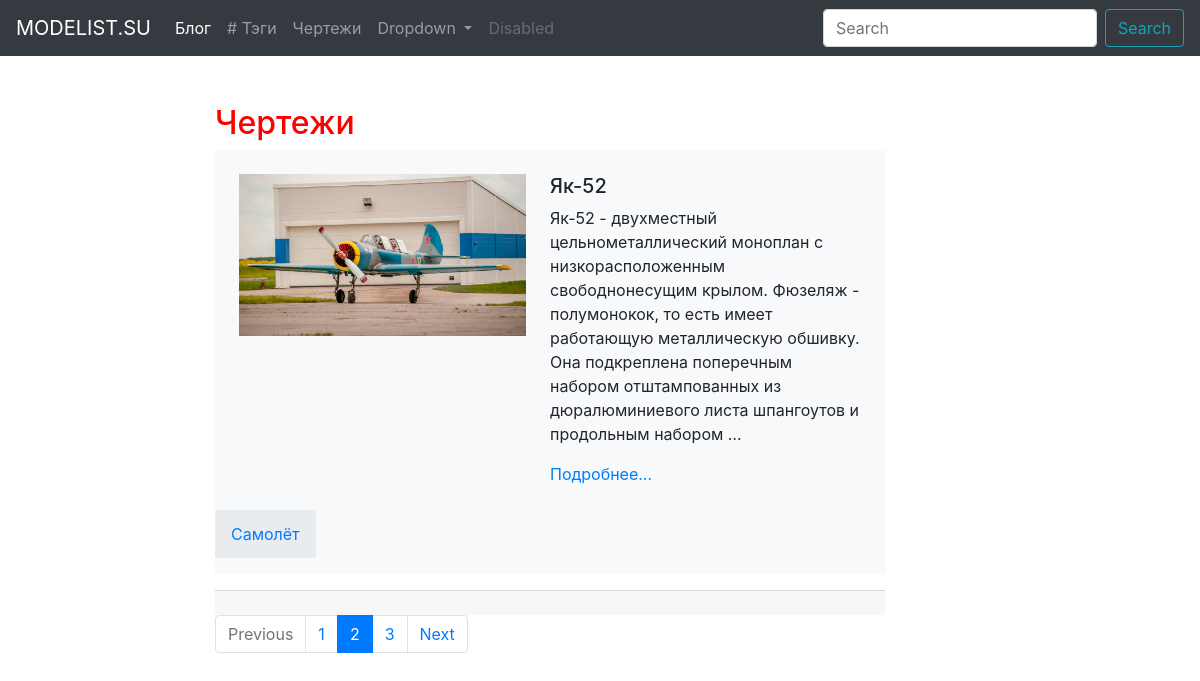
Page /archive/plans/?page=2 on the committed database.
### archive/models.py (models this page shows, shortened)
class Plan(models.Model):
    name = models.CharField(max_length=100, db_index=True)
    slug = models.SlugField(max_length=150, unique=True)
    description = models.TextField(blank=True, db_index=True)
    author = models.CharField(max_length=50, blank=True)
    image = models.ImageField(upload_to='plans/images')
    file = models.FileField(upload_to='plans/files')
    date_pub = models.DateField(auto_now_add=True)
    tags = models.ManyToManyField('Tag', related_name='plans', blank=True)
    def get_absolute_url(self):
        return reverse('plan_detail_url', kwargs={'slug': self.slug})
    class Meta:
        ordering = ['-date_pub']

class Tag(models.Model):
    name = models.CharField(max_length=100, db_index=True)
    slug = models.SlugField(max_length=150, unique=True)

### archive/views.py (the view)
# urls.py: path('plans/', PlansList.as_view(), name='plans_list_url'),
class PlansList(View):
    def get(self, request):
        plans = Plan.objects.all()
        paginator = Paginator(plans, 1)
        page = paginator.get_page(request.GET.get('page', 1))
        return render(request, 'archive/plans_list.html', context={'plans': page})

### archive/templates/archive/plans_list.html (shortened to what this page needs)
{% extends 'archive/archive_main.html' %}
{% block content %}
    <h2>Чертежи</h2>
    {% for plan in plans %}
        {% include 'archive/includes/plan_card.html' %}
    {% endfor %}
    <nav aria-label="pagination">
        <ul class="pagination">
            <li class="page-item disabled">
                <a class="page-link" href="#" tabindex="-1" aria-disabled="true">Previous</a>
            </li>
            {% for n in plans.paginator.page_range %}
                {% if plans.number == n %}
                    <li class="page-item active" aria-current="page">
                        <a class="page-link" href="#">{{ n }}<span class="sr-only">(current)</span></a>
                    </li>
                {% else %}
                    <li class="page-item">
                        <a class="page-link" href="?page={{ n }}">{{ n }}</a>
                    </li>
                {% endif %}
            {% endfor %}
            <li class="page-item">
                <a class="page-link" href="#">Next</a>
            </li>
        </ul>
    </nav>
{% endblock %}

### archive/templates/archive/includes/plan_card.html (shortened to what this page needs)
<div class="row no-gutters bg-light position-relative mb-3">
    <div class="col-md-6 mb-md-0 p-md-4">
        <img src="/media/{{ plan.image }}" class="w-100" alt="...">
    </div>
    <div class="col-md-6 position-static p-4 pl-md-0">
        <h5 class="mt-0">{{ plan.name|title }}</h5>
        <p>{{ plan.description|truncatewords:30 }}</p>
        <a href="{{ plan.get_absolute_url }}" class="stretched-link">Подробнее...</a>
    </div>
    <nav>
        <ol class="breadcrumb">
            {% for tag in plan.tags.all %}
            <li class="breadcrumb-item"><a href="#">{{ tag.name }}</a></li>
            {% endfor %}
        </ol>
    </nav>
</div>
    <div class="card-footer">
    </div>

### static/style.css (style rules this page uses)
h2 { color: red }

### rows in the picture
Plan: image (picture), name "Як-52", description "Як-52 - двухместный цельнометаллический моноплан с низкорасположенным свободнонесущим крылом. Фюзеляж - полумонокок, то есть имеет работающую металлическую обшивку. Она подкреплена поперечным набором отштампованных из дюралюминиевого листа шпангоутов и продольным набором …"
Tag: name "Самолёт"

### other values in the picture
{{ n }} "1" "3"
{{ n }} "2"
